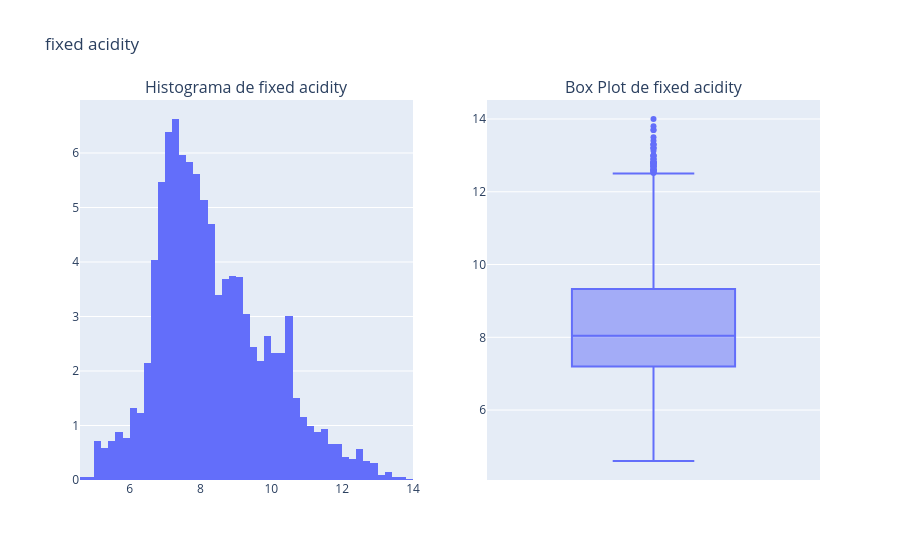
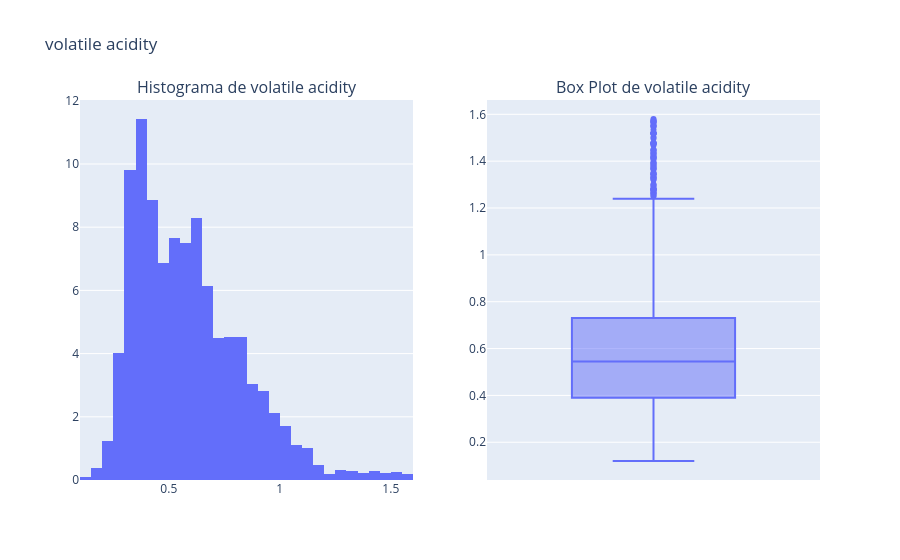
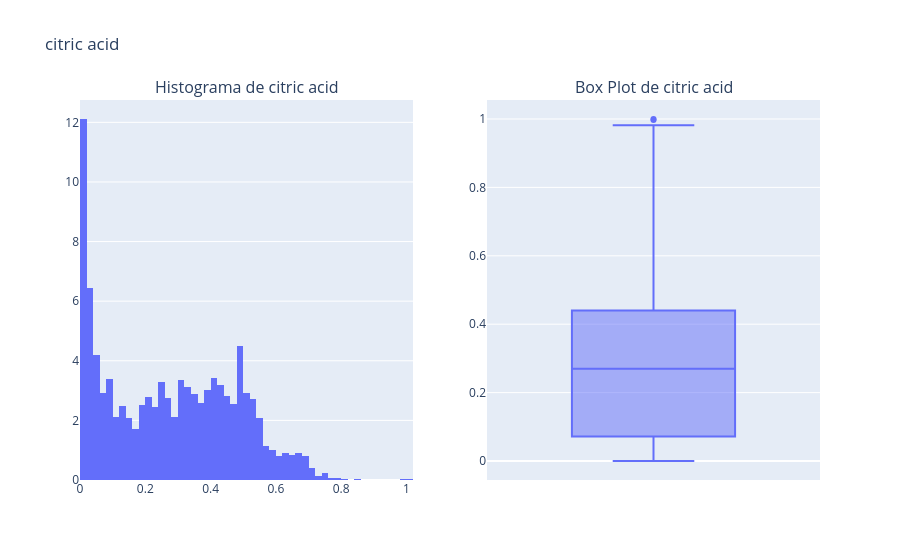
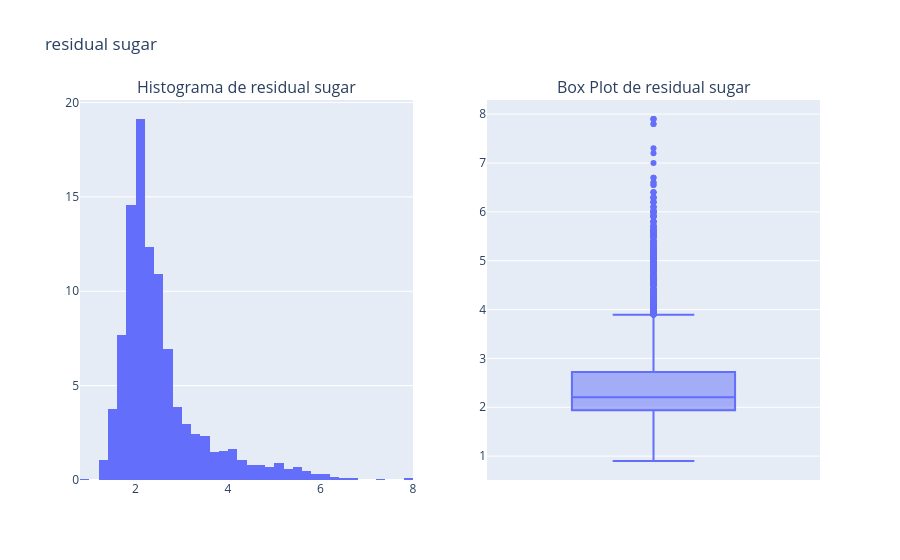

Write notebook code for charts like these, in order.
### Code cell
for campo in df.columns:
    fig = make_subplots(rows=1, cols=2, subplot_titles=[f'Histograma de {campo}', f'Box Plot de {campo}'])
    fig.add_trace(
        px.histogram(df, x=campo, histnorm="percent", nbins=60).data[0],
        row=1, col=1
    )
    fig.add_trace(
        px.box(df, y=campo).data[0],
        row=1, col=2
    )
    fig.update_layout(title_text=f'{campo}', showlegend=False)
    fig.show()

### Figure 1 — Plotly figure (JSON) as saved in the notebook; plotly's stock layout.template omitted (floating-point values rounded to 4 significant figures; data arrays with more than 128 entries replaced by an {"elided": "..."} marker saying what was removed)
{"data": [{"bingroup": "x", "histnorm": "percent", "hovertemplate": "fixed acidity=%{x}<br>percent=%{y}<extra></extra>", "legendgroup": "", "marker": {"color": "#636efa", "pattern": {"shape": ""}}, "name": "", "nbinsx": 60, "orientation": "v", "showlegend": false, "type": "histogram", "x": {"elided": "4062 float values"}, "xaxis": "x", "yaxis": "y"}, {"alignmentgroup": "True", "hovertemplate": "fixed acidity=%{y}<extra></extra>", "legendgroup": "", "marker": {"color": "#636efa"}, "name": "", "notched": false, "offsetgroup": "", "orientation": "v", "showlegend": false, "type": "box", "x0": " ", "xaxis": "x2", "y": {"elided": "4062 float values"}, "y0": " ", "yaxis": "y2"}], "layout": {"annotations": [{"font": {"size": 16}, "showarrow": false, "text": "Histograma de fixed acidity", "x": 0.225, "xanchor": "center", "xref": "paper", "y": 1, "yanchor": "bottom", "yref": "paper"}, {"font": {"size": 16}, "showarrow": false, "text": "Box Plot de fixed acidity", "x": 0.775, "xanchor": "center", "xref": "paper", "y": 1, "yanchor": "bottom", "yref": "paper"}], "showlegend": false, "title": {"text": "fixed acidity"}, "xaxis": {"anchor": "y", "domain": [0, 0.45]}, "xaxis2": {"anchor": "y2", "domain": [0.55, 1]}, "yaxis": {"anchor": "x", "domain": [0, 1]}, "yaxis2": {"anchor": "x2", "domain": [0, 1]}}}

### Figure 2 — Plotly figure (JSON) as saved in the notebook; plotly's stock layout.template omitted (floating-point values rounded to 4 significant figures; data arrays with more than 128 entries replaced by an {"elided": "..."} marker saying what was removed)
{"data": [{"bingroup": "x", "histnorm": "percent", "hovertemplate": "volatile acidity=%{x}<br>percent=%{y}<extra></extra>", "legendgroup": "", "marker": {"color": "#636efa", "pattern": {"shape": ""}}, "name": "", "nbinsx": 60, "orientation": "v", "showlegend": false, "type": "histogram", "x": {"elided": "4062 float values"}, "xaxis": "x", "yaxis": "y"}, {"alignmentgroup": "True", "hovertemplate": "volatile acidity=%{y}<extra></extra>", "legendgroup": "", "marker": {"color": "#636efa"}, "name": "", "notched": false, "offsetgroup": "", "orientation": "v", "showlegend": false, "type": "box", "x0": " ", "xaxis": "x2", "y": {"elided": "4062 float values"}, "y0": " ", "yaxis": "y2"}], "layout": {"annotations": [{"font": {"size": 16}, "showarrow": false, "text": "Histograma de volatile acidity", "x": 0.225, "xanchor": "center", "xref": "paper", "y": 1, "yanchor": "bottom", "yref": "paper"}, {"font": {"size": 16}, "showarrow": false, "text": "Box Plot de volatile acidity", "x": 0.775, "xanchor": "center", "xref": "paper", "y": 1, "yanchor": "bottom", "yref": "paper"}], "showlegend": false, "title": {"text": "volatile acidity"}, "xaxis": {"anchor": "y", "domain": [0, 0.45]}, "xaxis2": {"anchor": "y2", "domain": [0.55, 1]}, "yaxis": {"anchor": "x", "domain": [0, 1]}, "yaxis2": {"anchor": "x2", "domain": [0, 1]}}}

### Figure 3 — Plotly figure (JSON) as saved in the notebook; plotly's stock layout.template omitted (floating-point values rounded to 4 significant figures; data arrays with more than 128 entries replaced by an {"elided": "..."} marker saying what was removed)
{"data": [{"bingroup": "x", "histnorm": "percent", "hovertemplate": "citric acid=%{x}<br>percent=%{y}<extra></extra>", "legendgroup": "", "marker": {"color": "#636efa", "pattern": {"shape": ""}}, "name": "", "nbinsx": 60, "orientation": "v", "showlegend": false, "type": "histogram", "x": {"elided": "4062 float values"}, "xaxis": "x", "yaxis": "y"}, {"alignmentgroup": "True", "hovertemplate": "citric acid=%{y}<extra></extra>", "legendgroup": "", "marker": {"color": "#636efa"}, "name": "", "notched": false, "offsetgroup": "", "orientation": "v", "showlegend": false, "type": "box", "x0": " ", "xaxis": "x2", "y": {"elided": "4062 float values"}, "y0": " ", "yaxis": "y2"}], "layout": {"annotations": [{"font": {"size": 16}, "showarrow": false, "text": "Histograma de citric acid", "x": 0.225, "xanchor": "center", "xref": "paper", "y": 1, "yanchor": "bottom", "yref": "paper"}, {"font": {"size": 16}, "showarrow": false, "text": "Box Plot de citric acid", "x": 0.775, "xanchor": "center", "xref": "paper", "y": 1, "yanchor": "bottom", "yref": "paper"}], "showlegend": false, "title": {"text": "citric acid"}, "xaxis": {"anchor": "y", "domain": [0, 0.45]}, "xaxis2": {"anchor": "y2", "domain": [0.55, 1]}, "yaxis": {"anchor": "x", "domain": [0, 1]}, "yaxis2": {"anchor": "x2", "domain": [0, 1]}}}

### Figure 4 — Plotly figure (JSON) as saved in the notebook; plotly's stock layout.template omitted (floating-point values rounded to 4 significant figures; data arrays with more than 128 entries replaced by an {"elided": "..."} marker saying what was removed)
{"data": [{"bingroup": "x", "histnorm": "percent", "hovertemplate": "residual sugar=%{x}<br>percent=%{y}<extra></extra>", "legendgroup": "", "marker": {"color": "#636efa", "pattern": {"shape": ""}}, "name": "", "nbinsx": 60, "orientation": "v", "showlegend": false, "type": "histogram", "x": {"elided": "4062 float values"}, "xaxis": "x", "yaxis": "y"}, {"alignmentgroup": "True", "hovertemplate": "residual sugar=%{y}<extra></extra>", "legendgroup": "", "marker": {"color": "#636efa"}, "name": "", "notched": false, "offsetgroup": "", "orientation": "v", "showlegend": false, "type": "box", "x0": " ", "xaxis": "x2", "y": {"elided": "4062 float values"}, "y0": " ", "yaxis": "y2"}], "layout": {"annotations": [{"font": {"size": 16}, "showarrow": false, "text": "Histograma de residual sugar", "x": 0.225, "xanchor": "center", "xref": "paper", "y": 1, "yanchor": "bottom", "yref": "paper"}, {"font": {"size": 16}, "showarrow": false, "text": "Box Plot de residual sugar", "x": 0.775, "xanchor": "center", "xref": "paper", "y": 1, "yanchor": "bottom", "yref": "paper"}], "showlegend": false, "title": {"text": "residual sugar"}, "xaxis": {"anchor": "y", "domain": [0, 0.45]}, "xaxis2": {"anchor": "y2", "domain": [0.55, 1]}, "yaxis": {"anchor": "x", "domain": [0, 1]}, "yaxis2": {"anchor": "x2", "domain": [0, 1]}}}
